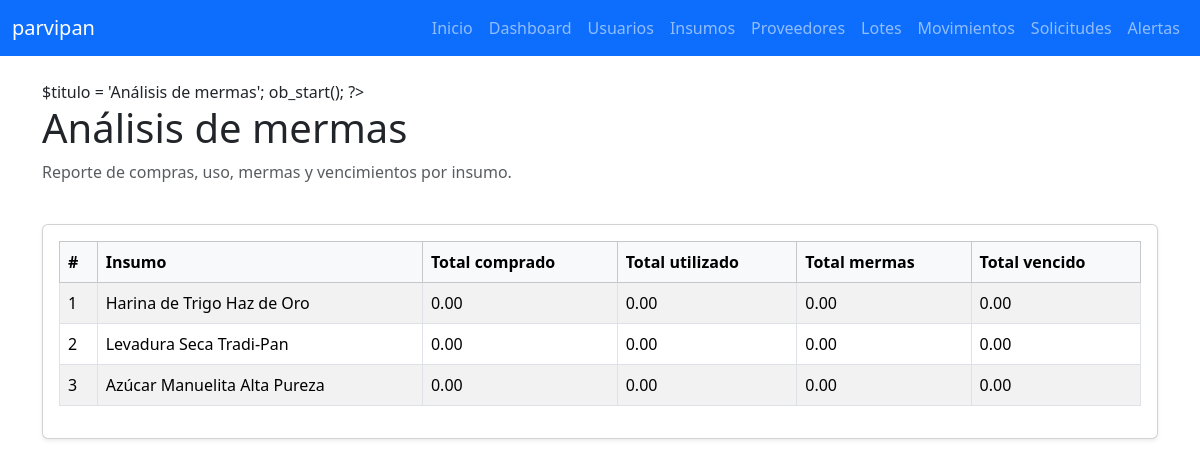
The app's page /View/analisis_mermas.php with its own data.
### tables this page shows
CREATE TABLE `TInsumos` (
  `nInsumoID` INT PRIMARY KEY AUTO_INCREMENT,
  `cNombre` VARCHAR(100) NOT NULL,
  `cCategoria` VARCHAR(50) NOT NULL,
  `eUnidadMedida` ENUM ('kg', 'g', 'litros', 'ml', 'unidades') NOT NULL,
  `nStockActual` DECIMAL(10,2) NOT NULL DEFAULT 0.00,
  `nStockMinimo` DECIMAL(10,2) NOT NULL,
   
  CONSTRAINT `CHK_StockNoNegativo` CHECK (`nStockActual` >= 0),
  CONSTRAINT `CHK_StockMinimoNoNegativo` CHECK (`nStockMinimo` >= 0)
);

### Controller/InsumoController.php (called while the page is built, shortened)
<?php
require_once __DIR__ . '/../Model/InsumoModel.php';
class InsumoController {
    private $modelo_insumo;
    public function __construct() {
        $this->modelo_insumo = new InsumoModel();
    }
    public function analisisMermas() {
        $mermas = $this->modelo_insumo->AnalisisMermas();
        require_once __DIR__ . '/../View/insumo/mermas.php';
    }
}

### View/analisis_mermas.php (called while the page is built)
<?php
require_once __DIR__ . '/../Controller/InsumoController.php';
$controller = new InsumoController();
$controller->analisisMermas();

### Core/BaseDatos.php (called while the page is built, shortened)
<?php
    class Conectar{
        public function __construct(){
            try{
                $this->conexion = new PDO("mysql:host=".DB_SERVIDOR.";dbname=".DB_NOMBRE.";charset=utf8",DB_USER,DB_CLAVE);
            }catch (PDOException $e) {
                die("Fallo: ".$e->getMessage());
            }
        }
    }

### Model/InsumoModel.php (called while the page is built, shortened)
<?php
require_once __DIR__ . '/../Core/BaseDatos.php';
class InsumoModel extends Conectar {
    public function AnalisisMermas() {
        try {
            $sql = "SELECT * FROM v_AnalisisMermas";
            $consulta = $this->conexion->prepare($sql);
            $consulta->execute();
            return $consulta->fetchAll(PDO::FETCH_ASSOC);
        } catch (Exception $e) {
            die($e->getMessage());
        }
    }
}

### View/insumo/mermas.php (the view, shortened to what this page needs)
$titulo = 'Análisis de mermas';
ob_start();
?>
<div class="row mb-4">
    <div class="col-md-9">
        <h1>Análisis de mermas</h1>
        <p class="text-muted">Reporte de compras, uso, mermas y vencimientos por insumo.</p>
    </div>
</div>
<div class="row">
    <div class="col-12">
        <div class="card shadow-sm">
            <div class="card-body">
                <table class="table table-striped table-bordered align-middle">
                    <thead class="table-light">
                        <tr>
                            <th>#</th>
                            <th>Insumo</th>
                            <th>Total comprado</th>
                            <th>Total utilizado</th>
                            <th>Total mermas</th>
                            <th>Total vencido</th>
                        </tr>
                    </thead>
                    <tbody>
                        <?php if (empty($mermas)): ?>
                            <tr>
                                <td colspan="6" class="text-center">No hay datos de análisis de mermas.</td>
                            </tr>
                        <?php else: ?>
                            <?php foreach ($mermas as $fila): ?>
                                <tr>
                                    <td><?php echo $fila['nInsumoID']; ?></td>
                                    <td><?php echo htmlspecialchars($fila['cInsumo']); ?></td>
                                    <td><?php echo number_format($fila['nTotalComprado'], 2); ?></td>
                                    <td><?php echo number_format($fila['nTotalUtilizado'], 2); ?></td>
                                    <td><?php echo number_format($fila['nTotalMermas'], 2); ?></td>
                                    <td><?php echo number_format($fila['nTotalVencido'], 2); ?></td>
                                </tr>
                            <?php endforeach; ?>
                        <?php endif; ?>
                    </tbody>
                </table>
            </div>
        </div>
    </div>
</div>

### records on screen
tinsumos: nInsumoID "1", cInsumo "Harina de Trigo Haz de Oro", nTotalComprado "0.00", nTotalUtilizado "0.00", nTotalMermas "0.00", nTotalVencido "0.00"
tinsumos: nInsumoID "2", cInsumo "Levadura Seca Tradi-Pan", nTotalComprado "0.00", nTotalUtilizado "0.00", nTotalMermas "0.00", nTotalVencido "0.00"
tinsumos: nInsumoID "3", cInsumo "Azúcar Manuelita Alta Pureza", nTotalComprado "0.00", nTotalUtilizado "0.00", nTotalMermas "0.00", nTotalVencido "0.00"
